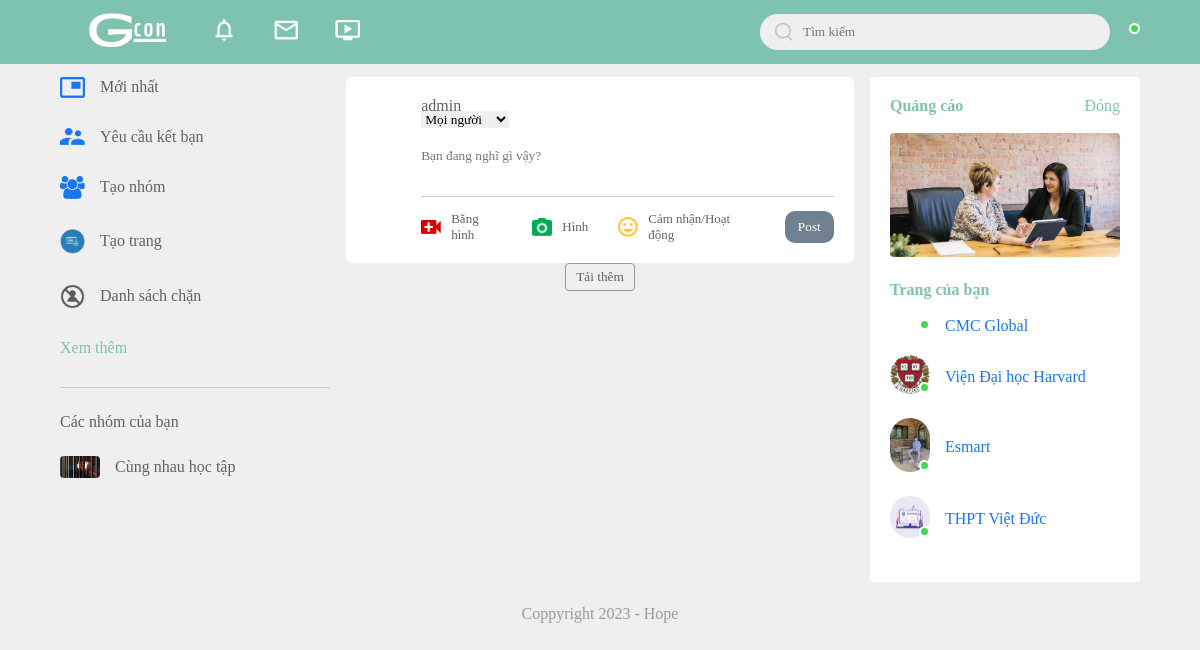
The app's page / (signed in) with its own data.
### esmart/models.py (models this page shows, shortened)
class Group(models.Model):
    name = models.CharField(max_length=255)
    description = models.TextField()
    group_pic = models.ImageField(upload_to="group_pic", blank=True)
    status = models.CharField(
        max_length=20, choices=[("public", "Public"), ("private", "Private")]
    )
    admin = models.ForeignKey(
        User, on_delete=models.CASCADE, related_name="admin_groups"
    )

class Page(models.Model):
    name = models.CharField(max_length=100)
    category = models.TextField()
    description = models.TextField()
    province = models.ForeignKey(
        Province, on_delete=models.CASCADE, related_name="province"
    )
    page_profile_pic = models.ImageField(upload_to="page_profile_pic", blank=True)
    admin = models.ForeignKey(
        User, on_delete=models.CASCADE, related_name="admin_page", null=True
    )

### esmart/views.py (the view)
# urls.py: path("", views.index, name="index"),
def index(request):
    context = {}
    context["MEDIA_URL"] = settings.MEDIA_URL
    if request.user.is_authenticated:
        user = request.user
        arr_posts = get_post_is_login(request)
        context["arr_posts"] = arr_posts
        user_profile = UserProfileInfo.objects.get(user=request.user)
        context["user_profile"] = user_profile
        group_memberships = GroupMember.objects.filter(member=request.user)
        groups = [group_membership.group for group_membership in group_memberships]
        context["groups"] = groups
        page = Page.objects.filter(admin=request.user)
        context["page"] = page
        friend_list = FriendList.objects.filter(user=user)
        friend_requests = FriendRequest.objects.filter(
            receiver=request.user, accepted=False
        )
        context["friend_requests"] = friend_requests[:2]
        if friend_list.exists():
            context["has_friend_list"] = True
            friends = friend_list.first().friends.all()
            post_list = (
                Post.objects.filter(author__in=friends)
                .exclude(Q(react__author=user) | Q(comment__author=user))
                .exclude(status="only_me")
                .order_by("-created_at")
            )
            context["post_list"] = post_list
        else:
            context["has_friend_list"] = False
    else:
        pass
    return render(request, "wsite/index.html", context)

### esmart/views.py (called while the page is built, shortened)
@login_required(login_url="login")
def get_post_is_login(request):
    user = request.user
    posts = []
    friend_list = FriendList.objects.filter(user=user)
    if friend_list.count() != 0:
        friends = friend_list.first().friends.all()
        post_list = (
            Post.objects.filter(author__in=friends)
            .exclude(status="only_me")
            .order_by("-created_at")
        )
        posts.extend(post_list)
    group_memberships = GroupMember.objects.filter(member=user)
    for membership in group_memberships:
        group = membership.group
        group_posts = Post.objects.filter(group=group)
        posts.extend(group_posts)
    favorites = Favorites.objects.filter(user=user)
    return posts

### esmart/templates/wsite/index.html (shortened to what this page needs)
{% extends "wsite/base.html" %}
{% load static %}
{% block content %}
<div class="container">
    <div class="left-sidebar">
        <div class="imp-links">
            <a href="#"><img src="{% static "images/news.png" %}" alt="">Mới nhất</a>
            <a href="{% url "friend-requests" %}"><img src="static/images/friends.png" alt="">Yêu cầu kết bạn</a>
            <a href="{% url "create-group" %}"><img src="{% static "images/group.png" %}" alt="">Tạo nhóm</a>
            <a href="{% url "create-page" %}"><img src="{% static "images/base/page-icon.png" %}" alt="">Tạo trang</a>
            <a href="{% url "list-block" %}"><img src="{% static "images/base/block-icon.png" %}" alt="">Danh sách chặn</a>
            <a href="#" style="color:rgb(126,195,176)">Xem thêm</a>
          </div>
        <div class="shortcut-links">
            <p>Các nhóm của bạn</p>
            {% for groups in  groups %}
                <a href="{% url "group-detail" groups.pk %}"><img src="{{ groups.group_pic.url }}" alt="{{ group.name }} Image">{{groups.name}}</a>
            {% endfor %}
        </div>
    </div>
    <div class="main-content">
        <div class="write-post-container">
            <form method="POST" action="{% url 'add-post' %}" enctype="multipart/form-data">
                <div class="user-profile">
                    <div>
                        {% if request.user.is_authenticated %}
                        <p>{{user.username}}</p>
                        {% endif %}
                        <select name="status" style="border: none;">
                            <option value="public" selected="selected">Mọi người</option>
                        </select>
                    </div>
                </div>
                <div class="post-input-container">
                        <textarea name="content" rows="3" placeholder="Bạn đang nghĩ gì vậy?"></textarea>
                        <div class="add-post-links">
                            <a href="#"><img src="{% static "images/live-video.png" %}" alt="">Băng hình</a>
                            <a href="#" onclick="document.getElementById('file-input').click();">
                                <img src="{% static "images/photo.png" %}" alt=""> Hình
                            </a>
                            <a href="#"><img src="{% static "images/feeling.png" %}" alt=""> Cảm nhận/Hoạt động</a>
                            <input type="submit" style="
                            padding: 8px 13px;
                            border-radius: 10px;
                            border: none;
                            color: #fff;
                            background: slategrey;
                            cursor: pointer;" value="Post" />
                        </div>
                </div>
            </form>
        </div>
        <button type="button" class="load-more-btn">Tải thêm</button>
    </div>
    <div class="right-sidebar">
        <div class="sidebar-title">
            <h4 style="color:rgb(126,195,176)">Quảng cáo</h4>
            <a style="color:rgb(126,195,176)" href="">Đóng</a>
        </div>
        <img src="{% static "images/advertisement.png" %}" class="sidebar-ads" alt="">
        <div class="sidebar-title">
            <h4 style="color:rgb(126,195,176)">Trang của bạn</h4>
        </div>
        {% for data in page %}
        <div class="online-list">
            <div class="online">
                {% if data.page_profile_pic %}
                    <img src="{{ data.page_profile_pic.url }}" alt="">
                {% endif %}
            </div>
            <a href="{% url 'page' data.pk %}" style="text-decoration: none; color: #1876f2;">
                <p>{{data.name}}</p>
            </a>
        </div>
        {% endfor %}
    </div>
</div>
{% endblock content %}

### esmart/static/css/style.css (style rules this page uses)
* { margin: 0; padding: 0; font-family: 'poppins', 'sans-serif'; box-sizing: border-box; }
:root { --ef: #efefef; --6f2: #1876f2; --62: #626262; --9a: #9a9a9a; --ff: #fff; }
body { background: var(--ef); transition: background 0.3s; }
.online { position: relative; }
.online::after { content: ''; width: 7px; height: 7px; border: 2px solid #fff; border-radius: 50px; background: #41db51; position: absolute; top: 0; right: 0; }
.container { display: flex; justify-content: space-between; padding: 13px 5%; }
.left-sidebar { flex-basis: 25%; position: sticky; top: 70px; align-self: flex-start; }
.right-sidebar { flex-basis: 25%; position: sticky; top: 70px; align-self: flex-start; background: var(--ff); padding: 20px; border-radius: 4px; color: var(--62); }
.main-content { flex-basis: 47%; }
.imp-links a, .shortcut-links a { text-decoration: none; display: flex; align-items: center; margin-bottom: 30px; color: var(--62); width: fit-content; }
.imp-links a img { width: 25px; margin-right: 15px; }
.imp-links a:last-child { color: var(--6f2); }
.imp-links { border-bottom: 1px solid #ccc; }
.shortcut-links a img { width: 40px; border-radius: 4px; margin-right: 15px; }
.shortcut-links p { margin: 25px 0; color: var(--62); font-weight: 500; }
.sidebar-title { display: flex; align-items: center; justify-content: space-between; margin-bottom: 18px; }
.right-sidebar h4 { font-weight: 600; font-style: 16px; }
.sidebar-title a { text-decoration: none; color: var(--6f2); }
.sidebar-ads { width: 100%; margin-bottom: 20px; border-radius: 4px; }
.online-list { display: flex; align-items: center; margin-bottom: 20px; }
.online-list .online img { width: 40px; border-radius: 50px; }
.online-list .online { width: 40px; border-radius: 50%; margin-right: 15px; }
.online-list .online::after { top: unset; bottom: 5px; }
.write-post-container { width: 100%; background: var(--ff); border-radius: 6px; padding: 20px; color: var(--62); }
.user-profile { display: flex; align-items: center; }
.user-profile p { margin-bottom: -5px; font-weight: 500; color: var(--62); }
.post-input-container { padding-left: 55px; padding-top: 20px; }
.post-input-container textarea { width: 100%; border: 0; outline: 0; border-bottom: 1px solid #ccc; background: transparent; resize: none; }
.add-post-links { display: flex; margin-top: 10px; }
.add-post-links a { text-decoration: none; display: flex; align-items: center; color: var(--62); margin-right: 30px; font-size: 13px; }
.add-post-links a img { width: 20px; margin-right: 10px; }
.load-more-btn { display: block; margin: auto; cursor: pointer; padding: 5px 10px; border: 1px solid var(--9a); color: var(--62); background: transparent; border-radius: 4px; }

### records on screen
Group: group_pic (picture), name "Cùng nhau học tập"
Page: name "CMC Global"
Page: page_profile_pic (picture), name "Viện Đại học Harvard"
Page: page_profile_pic (picture), name "Esmart"
Page: page_profile_pic (picture), name "THPT Việt Đức"

### other values on screen
{{ user.username }} "admin"
